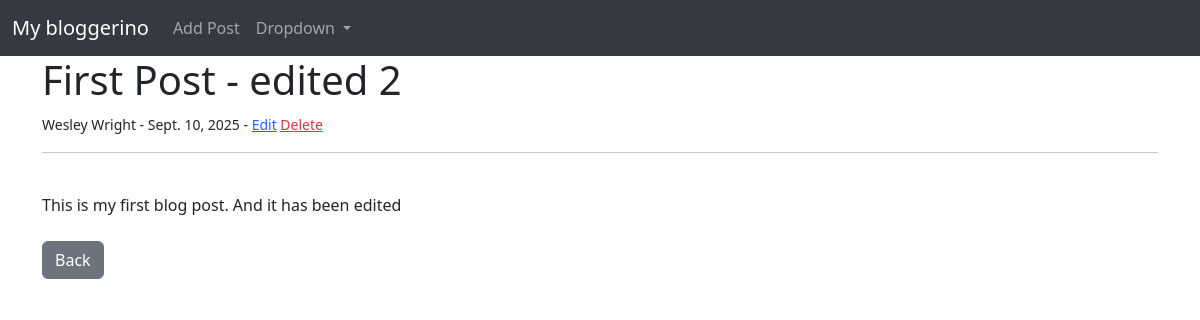
The app's page /article/1 with its own data.
### theblog/models.py (models this page shows, shortened)
class Post(models.Model):
    title = models.CharField(max_length=255)
    author = models.ForeignKey(User, on_delete=models.CASCADE)
    body = models.TextField()
    publish_date = models.DateField(auto_now_add=True)

### theblog/views.py (the view)
# urls.py: path('article/<int:pk>', views.ArticleDetailView.as_view(), name='article_details'),
class ArticleDetailView(DetailView):
    model = Post
    template_name = 'article_details.html'

### theblog/templates/article_details.html (shortened to what this page needs)
{% extends 'base.html' %}
{% block content %}
<h1>{{ post.title }}</h1>
<small>
    {{ post.author.first_name }}
    {{ post.author.last_name }} -
    {{ post.publish_date }} -
    <a href="{% url 'edit_post' post.pk %}">Edit</a>
    <a href="{% url 'delete_post' post.pk %}" class="link-danger">Delete</a>
</small>
<br />
<hr>
<br />
{{ post.body }}
<br /> <br />
<a href={% url 'home' %} class="btn btn-secondary">Back</a>
{% endblock %}

### records on screen
Post: title "First Post - edited 2", author.first_name "Wesley", author.last_name "Wright", publish_date "Sept. 10, 2025", body "This is my first blog post. And it has been edited"
